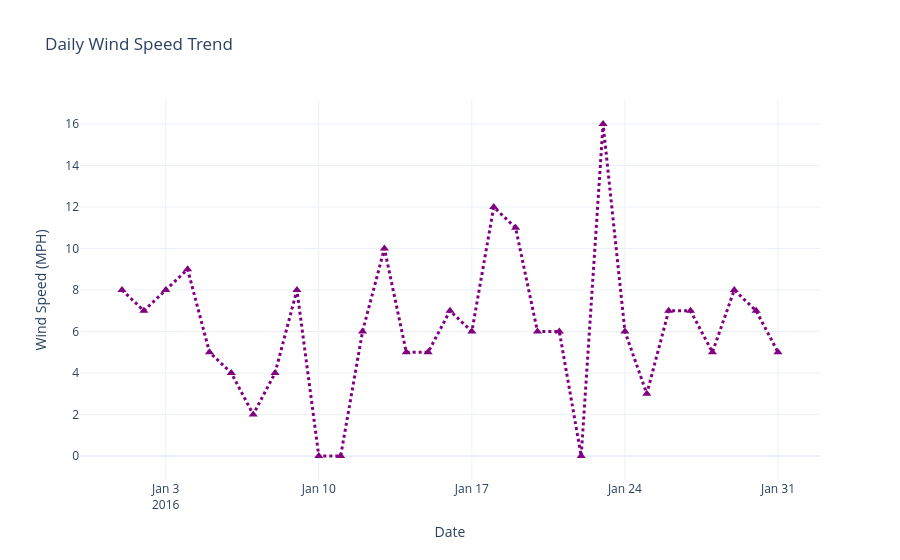

Notebook code cell kept with this figure:
### Code cell
# Import Plotly Express

# Create an interactive line chart to visualize daily wind speed
fig = px.line(
    nyc_weather,
    x=nyc_weather.index,
    y='WindSpeedMPH',
    title='Daily Wind Speed Trend',
    markers=True)

# Customize the appearance of the chart
fig.update_traces(
    line=dict(
        color='purple',
        width=3,
        dash='dot'),
    marker=dict(
        color='purple',
        size=8,
        symbol='triangle-up'))

# Improve the chart layout
fig.update_layout(
    xaxis_title='Date',
    yaxis_title='Wind Speed (MPH)',
    template='plotly_white',
    hovermode='x unified')

# Save and Display the interactive chart
plt.savefig('top10_nuclear_producers.jpeg', bbox_inches='tight', pad_inches=0.2, dpi=300)
fig.show()

### Figure 1 — Plotly figure (JSON) as saved in the notebook; plotly's stock layout.template omitted (floating-point values rounded to 4 significant figures)
{"data": [{"hovertemplate": "EST=%{x}<br>WindSpeedMPH=%{y}<extra></extra>", "legendgroup": "", "line": {"color": "purple", "dash": "dot", "width": 3}, "marker": {"color": "purple", "size": 8, "symbol": "triangle-up"}, "mode": "lines+markers", "name": "", "orientation": "v", "showlegend": false, "type": "scatter", "x": ["2016-01-01T00:00:00", "2016-01-02T00:00:00", "2016-01-03T00:00:00", "2016-01-04T00:00:00", "2016-01-05T00:00:00", "2016-01-06T00:00:00", "2016-01-07T00:00:00", "2016-01-08T00:00:00", "2016-01-09T00:00:00", "2016-01-10T00:00:00", "2016-01-11T00:00:00", "2016-01-12T00:00:00", "2016-01-13T00:00:00", "2016-01-14T00:00:00", "2016-01-15T00:00:00", "2016-01-16T00:00:00", "2016-01-17T00:00:00", "2016-01-18T00:00:00", "2016-01-19T00:00:00", "2016-01-20T00:00:00", "2016-01-21T00:00:00", "2016-01-22T00:00:00", "2016-01-23T00:00:00", "2016-01-24T00:00:00", "2016-01-25T00:00:00", "2016-01-26T00:00:00", "2016-01-27T00:00:00", "2016-01-28T00:00:00", "2016-01-29T00:00:00", "2016-01-30T00:00:00", "2016-01-31T00:00:00"], "xaxis": "x", "y": [8, 7, 8, 9, 5, 4, 2, 4, 8, 0, 0, 6, 10, 5, 5, 7, 6, 12, 11, 6, 6, 0, 16, 6, 3, 7, 7, 5, 8, 7, 5], "yaxis": "y"}], "layout": {"hovermode": "x unified", "legend": {"tracegroupgap": 0}, "title": {"text": "Daily Wind Speed Trend"}, "xaxis": {"anchor": "y", "domain": [0, 1], "title": {"text": "Date"}}, "yaxis": {"anchor": "x", "domain": [0, 1], "title": {"text": "Wind Speed (MPH)"}}}}
